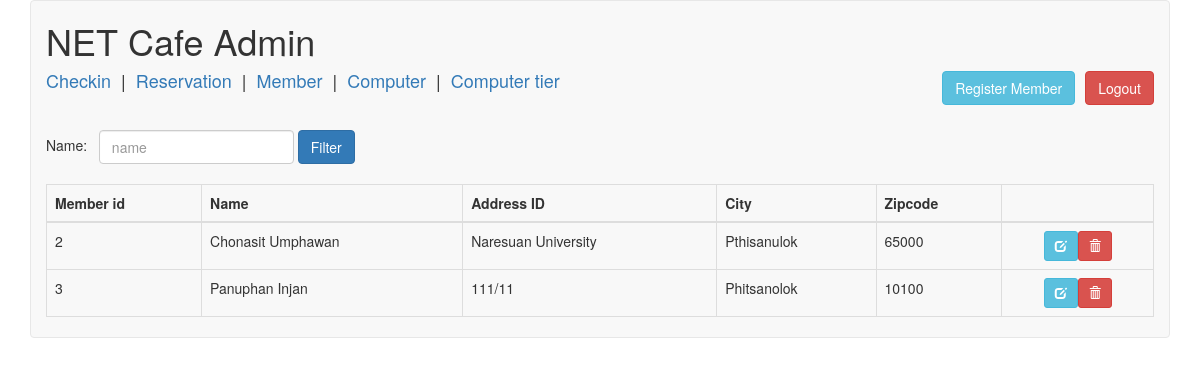
The app's page /admin/member.php (signed in) with its own data.
### tables this page shows
CREATE TABLE `member` (
  `idmember` int(11) NOT NULL,
  `name` varchar(45) DEFAULT NULL,
  `address` varchar(45) DEFAULT NULL,
  `city` varchar(30) NOT NULL,
  `zipcode` int(11) DEFAULT NULL
);

### admin/member.php (the view, shortened to what this page needs)
<?php
require('../dbconnect.php');
?><!DOCTYPE html>
<html lang="en">
<head>
    <link rel="stylesheet" href="https://maxcdn.bootstrapcdn.com/bootstrap/3.3.7/css/bootstrap.min.css">
</head>
<body class="container">
<?php
$name = isset($_GET['name']) ? $_GET['name'] : "";
if ($name != "") {
    $sql = "SELECT * FROM member WHERE name = '$name'";
}
else {
    $sql = "SELECT * FROM member";
}
    $results = $conn->query($sql);
?>
    <nav class="navbar navbar-default">
    <div class="container-fluid">
    <h1>NET Cafe Admin </h1>
    <div>
    <h4><a href="index.php" >Checkin</a>&nbsp;&nbsp;|&nbsp;&nbsp;<a href="res.php" >Reservation</a>&nbsp;&nbsp;|&nbsp;&nbsp;<a href="member.php" >Member</a>&nbsp;&nbsp;|&nbsp;&nbsp;<a href="com.php" >Computer</a>&nbsp;&nbsp;|&nbsp;&nbsp;<a href="ct.php" >Computer tier</a><a href="logout.php" class="btn btn-danger pull-right" style="margin-left: 10px">Logout</a>
    <a href="addmem.php" class="btn btn-info pull-right" style="margin-left: 10px">Register Member</a><h4>
    <br>
</div>
<form method="get" class="form-inline">
    Name: &nbsp;
        <input type="text" name="name" class="form-control" placeholder="name">
        <input class="btn btn-primary" type="submit" value="Filter">
    </form>
    <table class="table table-bordered" style="margin-top: 20px">
        <thead>
            <tr>
                <th>Member id</th>
                <th>Name</th>
                <th>Address ID</th>
                <th>City</th>
                <th>Zipcode</th>
                <th></th>
            </tr>
        </thead>
        <tbody>
        <?php
        while($row = $results->fetch_assoc()) {
            ?>
            <tr>
                <td><?php echo $row['idmember'] ?></td>
                <td><?php echo $row['name']?></td>
                <td><?php echo $row['address'] ?></td>
                <td><?php echo $row['city'] ?></td>
                <td><?php echo $row['zipcode']?></td>
                <td class="text-center">
                    <a href="editmem.php?idmember=<?php echo $row['idmember'] ?>" class="btn btn-sm btn-info">
                        <span class="glyphicon glyphicon-edit"></span>
                    <a href="deletemem.php?idmember=<?php echo $row['idmember'] ?>" class="btn btn-sm btn-danger">
                        <span class="glyphicon glyphicon-trash"></span>
                    </a>
                </td>
            </tr>
            <?php
        }
        ?>
        </tbody>
    </table>
</body>
</html>

### records on screen
member: idmember "2", name "Chonasit Umphawan", address "Naresuan University", city "Pthisanulok", zipcode "65000"
member: idmember "3", name "Panuphan Injan", address "111/11", city "Phitsanolok", zipcode "10100"
